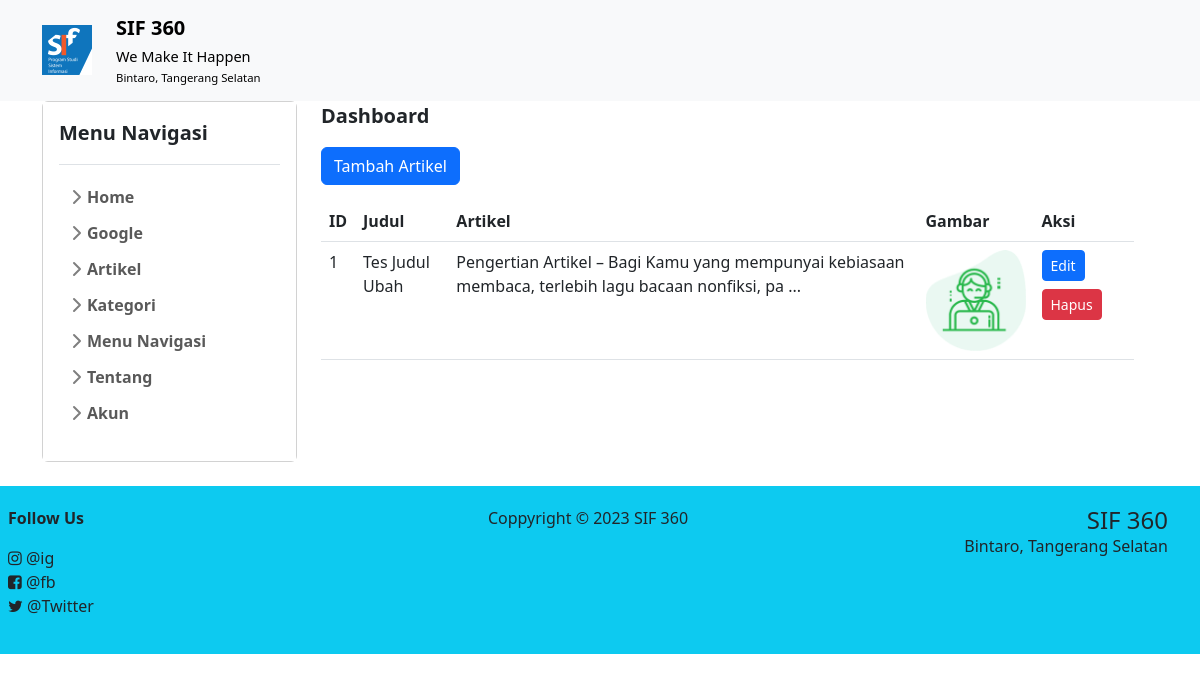
/view/admin/dashboard.php (signed in), run on the app's committed database.
### tables this page shows
CREATE TABLE `about` (
  `id` int NOT NULL,
  `name` varchar(100) NOT NULL,
  `slogan` varchar(255) DEFAULT NULL,
  `address` varchar(255) DEFAULT NULL,
  `twitter` varchar(100) DEFAULT NULL,
  `facebook` varchar(100) DEFAULT NULL,
  `instagram` varchar(100) DEFAULT NULL
);

CREATE TABLE `menu` (
  `id` int NOT NULL,
  `name` varchar(100) NOT NULL,
  `slug` varchar(100) NOT NULL,
  `url` varchar(50) NOT NULL
);

CREATE TABLE `articles` (
  `id` int NOT NULL,
  `title` varchar(255) NOT NULL,
  `image` varchar(50) NOT NULL,
  `description` text,
  `category_id` int DEFAULT NULL,
  `slug` varchar(100) NOT NULL
);

### view/admin/dashboard.php (the view, shortened to what this page needs)
<?php
include '../template/header.php';
?>
    <div class="container">
        <div class="row w-100">
            <?php include '../template/sidebar.php';?>
            <div class="col-lg-9 col-md-9 col-12 order-lg-2 order-md-2 order-1">
                <p class="fs-5 fw-bold">Dashboard</p>
                <a href="artikel_tambah.php" class="btn btn-primary mb-3">Tambah Artikel</a>
                <table class="table">
                    <thead>
                        <tr>
                            <th>ID</th>
                            <th>Judul</th>
                            <th>Artikel</th>
                            <th>Gambar</th>
                            <th>Aksi</th>
                        </tr>
                    </thead>
                    <tbody>
                        <?php
                        $queryArticles = mysqli_query($conn, "SELECT * FROM articles");
                        $articles = mysqli_fetch_all($queryArticles, MYSQLI_ASSOC);
                        ?>
                        <?php foreach ($articles as $article) : ?>
                            <tr>
                                <td><?php echo $article['id']; ?></td>
                                <td><?php echo $article['title']; ?></td>
                                <?php $description = substr($article['description'], 0, 100); ?>
                                <td><?php echo $description; ?> ...</td>
                                <td><img src="../../public/uploads/<?php echo $article['image']; ?>" alt="<?php echo $article['title']; ?>" width="100"></td>
                                <td>
                                    <a href="artikel_edit.php?id=<?php echo $article['id']; ?>" class="btn btn-primary btn-sm">Edit</a>
                                    <a href="artikel_hapus.php?action=delete&id=<?php echo $article['id']; ?>" class="mt-2 btn btn-danger btn-sm" onclick="return confirm('Apakah Anda yakin ingin menghapus artikel ini?')">Hapus</a>
                                </td>
                            </tr>
                        <?php endforeach; ?>
                    </tbody>
                </table>
            </div>
        </div>
    </div>
<?php include '../template/footer.php'; ?>

### view/template/header.php (shortened to what this page needs)
<!DOCTYPE html>
<html lang="en">
<?php
    include '../../config/database.php';
    $about = mysqli_query($conn, "SELECT * FROM about Limit 1");
    $about = mysqli_fetch_assoc($about);
?>
<head>
    <link href="https://cdn.jsdelivr.net/npm/bootstrap@5.3.0/dist/css/bootstrap.min.css" rel="stylesheet">
    <link rel="stylesheet" href="https://cdnjs.cloudflare.com/ajax/libs/font-awesome/4.7.0/css/font-awesome.css" />
    <link href="../../assets/css/sidebar.css" rel="stylesheet">
</head>
<body>
    <header>
    <nav class="navbar navbar-expand-lg navbar-light bg-light">
        <div class="container">
            <a class="navbar-brand" href="../../">
                <div class="row align-items-center">
                    <div class="col-auto">
                        <img src="../../assets/images/logo.jpg" alt="Logo" width="50" height="50">
                    </div>
                    <div class="col">
                        <p class="m-0 font-weight-bold" style="font-weight: bold !important;"><?php echo $about['name'];?></p>
                        <p class="m-0" style="font-size: smaller;"><small><?php echo $about['slogan'];?></small></p>
                        <p class="m-0" style="font-size: small;"><small><?php echo $about['address'];?></small></p>
                    </div>
                </div>
            </a>
        </div>
    </nav>
    </header>

### view/template/sidebar.php (shortened to what this page needs)
<div class="col-lg-3 col-md-3 col-12 order-lg-1 order-md-1 order-2 pr-1">
    <div class="sidebar card w-100">
        <div class="flex-shrink-0 p-3 bg-white">
            <a href="/" class="d-flex align-items-center pb-3 mb-3 link-dark text-decoration-none border-bottom">
            <span class="fs-5 fw-semibold">Menu Navigasi</span>
            </a>
            <ul class="list-unstyled ps-0">
                <li class="mb-1">
                    <button class="btn btn-toggle align-items-center rounded collapsed" data-bs-toggle="collapse" data-bs-target="#home-collapse" aria-expanded="false">
                    Home
                    </button>
                </li>
                <?php $sidebar = mysqli_query($conn, "SELECT * FROM menu");
                $sidebar = mysqli_fetch_all($sidebar, MYSQLI_ASSOC)
                ?>
                <?php foreach($sidebar as $side) {
                    $submenu = mysqli_query($conn, "SELECT * FROM submenu WHERE parent_id='$side[id]'");
                    $count = mysqli_num_rows($submenu);
                    $submenu = mysqli_fetch_all($submenu, MYSQLI_ASSOC);
                    if($count > 0){
                        ?>
                        <li class="mb-1">
                            <button class="btn btn-toggle align-items-center rounded collapsed" data-bs-toggle="collapse" data-bs-target="#<?php echo $side['id'];?>-collapse" aria-expanded="false">
                            <?php echo $side['name'];?>
                            </button>
                                <?php foreach($submenu as $sid) { ?>
                                <li><a href="<?php echo $sid['url'];?>" class="link-dark rounded"><?php echo $sid['name'];?></a></li>
                                <?php } ?>
                        </li>
                        <?php
                    }else{
                        ?>
                        <li class="mb-1 ps-3">
                            <a href="<?php echo $side['url'];?>" class="link-dark rounded"><?php echo $sid['name'];?></a>
                        </li>
                        <?php
                    }
                }
                    ?>
                <?php
                if(ISSET($_SESSION['username'])){
                ?>
                <li class="mb-1">
                    <button class="btn btn-toggle align-items-center rounded collapsed" data-bs-toggle="collapse" data-bs-target="#artikel-collapse" aria-expanded="false">
                    Artikel
                    </button>
                </li>
                <li class="mb-1">
                    <button class="btn btn-toggle align-items-center rounded collapsed" data-bs-toggle="collapse" data-bs-target="#kategori-collapse" aria-expanded="false">
                    Kategori
                    </button>
                </li>
                <li class="mb-1">
                    <button class="btn btn-toggle align-items-center rounded collapsed" data-bs-toggle="collapse" data-bs-target="#menu-collapse" aria-expanded="false">
                    Menu Navigasi
                    </button>
                </li>
                <li class="mb-1">
                    <button class="btn btn-toggle align-items-center rounded collapsed" data-bs-toggle="collapse" data-bs-target="#menu-collapse" aria-expanded="false">
                    Tentang
                    </button>
                </li>
                <?php
                }
                ?>
                <li class="mb-1">
                    <button class="btn btn-toggle align-items-center rounded collapsed" data-bs-toggle="collapse" data-bs-target="#akun-collapse" aria-expanded="false">
                    Akun
                    </button>
                </li>
            </ul>
        </div>
    </div>
</div>

### view/template/footer.php (shortened to what this page needs)
    <footer class=" bg-info mt-4  justify-content-center">
        <div class="col-12 row p-3 justify-content-center">
            <div class="col-12 col-lg-4 p-1">
                <p class="fw-bold">Follow Us</p>
                <ul class="list-unstyled ps-0">
                    <li class="me-3">
                    <i class="fa fa-instagram"></i> @<?php echo $about['instagram'];?>
                    </li>
                    <li class="me-3">
                    <i class="fa fa-facebook-square"></i> @<?php echo $about['facebook'];?>
                    </li>
                    <li class="me-3">
                    <i class="fa fa-twitter"></i> @<?php echo $about['twitter'];?>
                    </li>
                </ul>
            </div>
            <div class="col-12 col-lg-4 p-1 mt-lg-0 mt-md-0 mt-1 ">
                <p class="text-center">Coppyright &copy; <?php echo date('Y');?> <?php echo $about['name'];?></p>
            </div>
            <div class="col-12 col-lg-4 p-1 mt-lg-0 mt-md-0 mt-1 ">
                <p class="h4 f-wbold text-end m-0"><?php echo $about['name'];?></p>
                <p class="text-end m-0"><?php echo $about['address'];?></p>
            </div>
        </div>
    </footer>
</body>
</html>

### assets/css/sidebar.css (style rules this page uses)
body { min-height: 100vh; min-height: -webkit-fill-available; }
html { height: -webkit-fill-available; }
.btn-toggle { display: inline-flex; align-items: center; padding: .25rem .5rem; font-weight: 600; color: rgba(0, 0, 0, .65); background-color: transparent; border: 0; }
.btn-toggle::before { width: 1.25em; line-height: 0; transition: transform .35s ease; transform-origin: .5em 50%; }
.fw-semibold { font-weight: 600; }

### data on the page
about: name "SIF 360", slogan "We Make It Happen", address "Bintaro, Tangerang Selatan", instagram "ig", facebook "fb", twitter "Twitter"
menu: name "Google"
articles: id "1", title "Tes Judul Ubah", description "Pengertian Artikel – Bagi Kamu yang mempunyai kebiasaan membaca, terlebih lagu bacaan nonfiksi, pa", image (picture)
